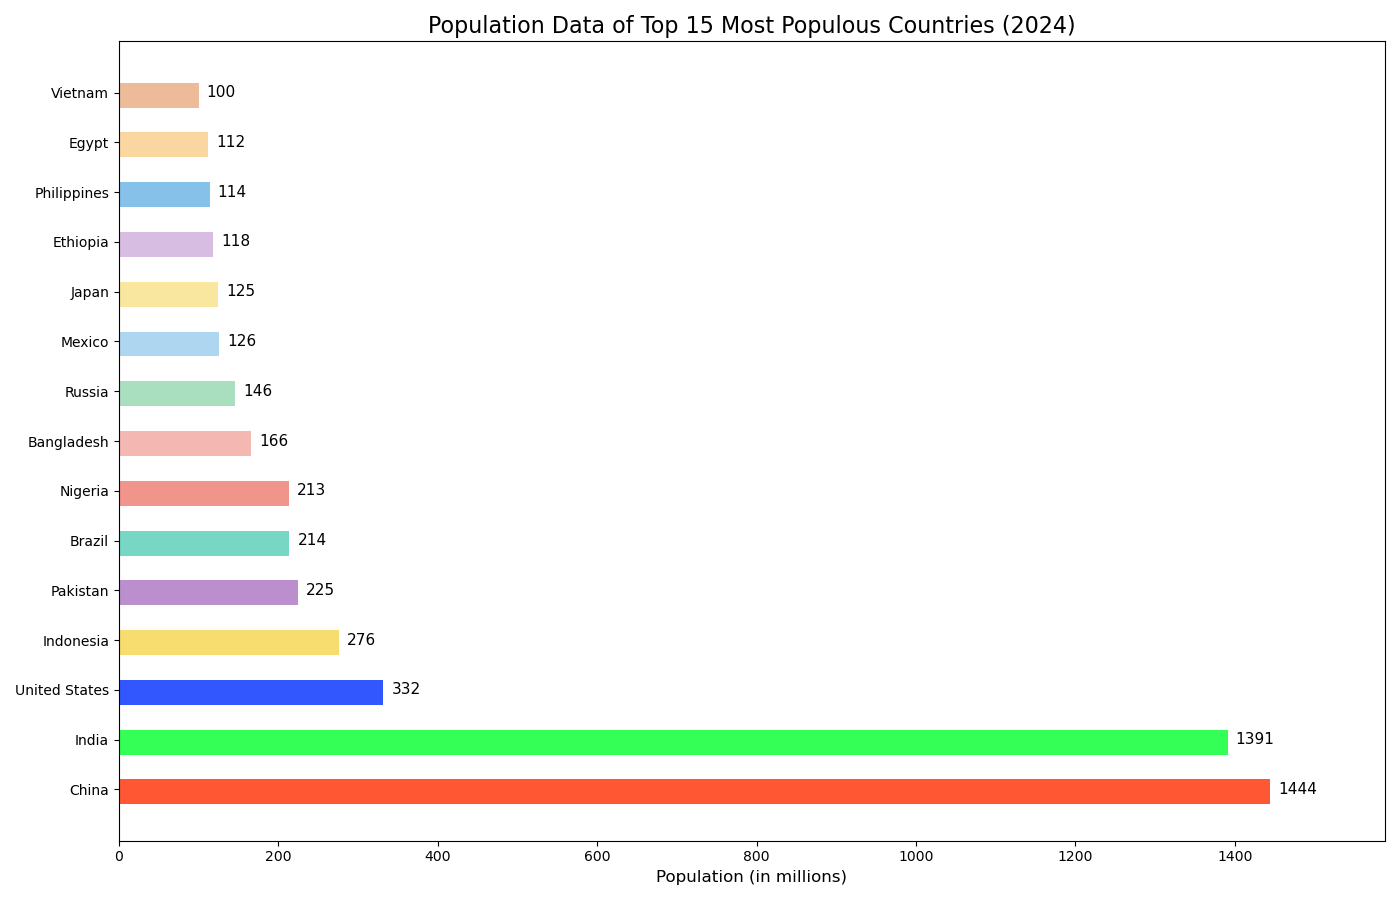

The script that drew this image:

import matplotlib.pyplot as plt

# Data
countries = ['China', 'India', 'United States', 'Indonesia', 'Pakistan', 'Brazil', 'Nigeria',
             'Bangladesh', 'Russia', 'Mexico', 'Japan', 'Ethiopia', 'Philippines', 'Egypt', 'Vietnam']
population = [1444, 1391, 332, 276, 225, 214, 213, 166, 146, 126, 125, 118, 114, 112, 100]

# Color scheme using specific color codes
colors = ['#FF5733', '#33FF57', '#3357FF', '#F7DC6F', '#BB8FCE', '#76D7C4', '#F1948A', 
          '#F5B7B1', '#A9DFBF', '#AED6F1', '#F9E79F', '#D7BDE2', '#85C1E9', '#FAD7A0', '#EDBB99']

# Create horizontal bar chart
plt.figure(figsize=(14, 9))
bars = plt.barh(countries, population, color=colors, height=0.6)

# Adjusting the width and height of bars
for bar in bars:
    bar.set_height(0.5)

# Changing the layout and labels
plt.xlabel('Population (in millions)', fontsize=12)
plt.title('Population Data of Top 15 Most Populous Countries (2024)', fontsize=16)
plt.xlim(0, max(population) * 1.1)  # Set x-axis limit higher to accommodate labels

# Adding value labels to the right of each bar
for i, v in enumerate(population):
    plt.text(v + 10, i, str(v), color='black', va='center', fontsize=11)

# Show the final result
plt.tight_layout()
plt.show()
